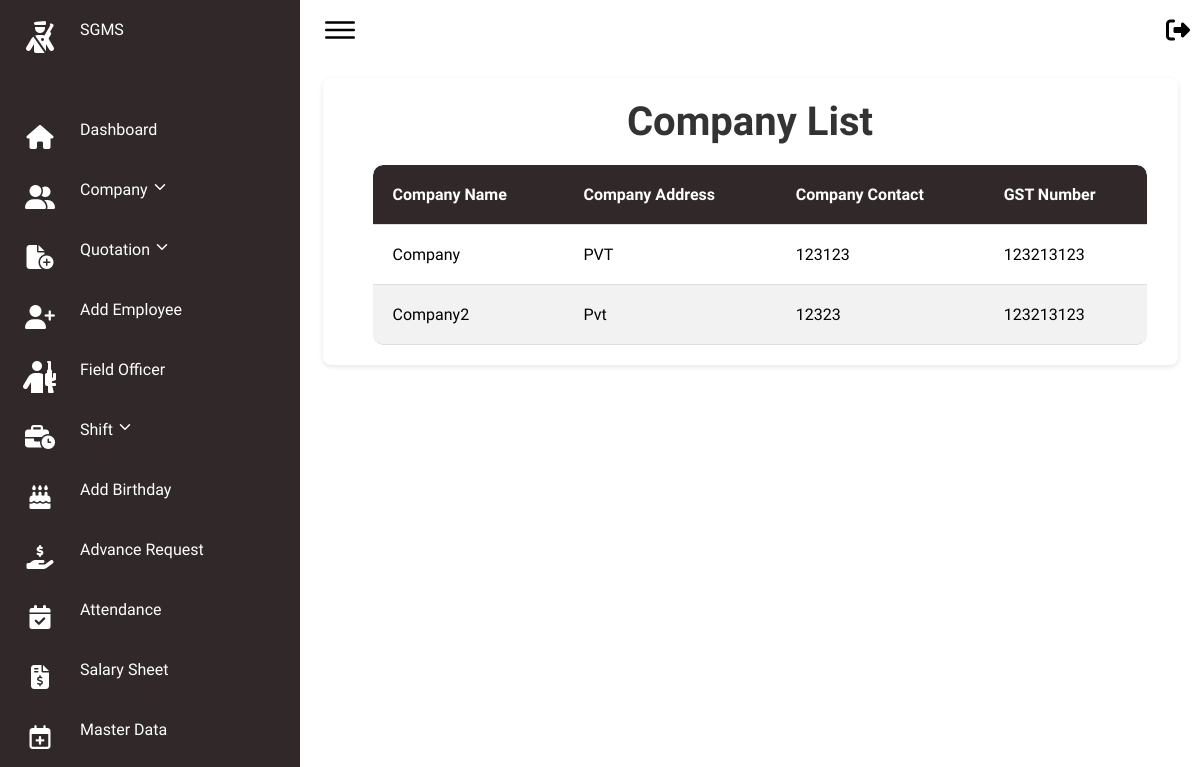
The page /companyList/ on the database as committed earlier.
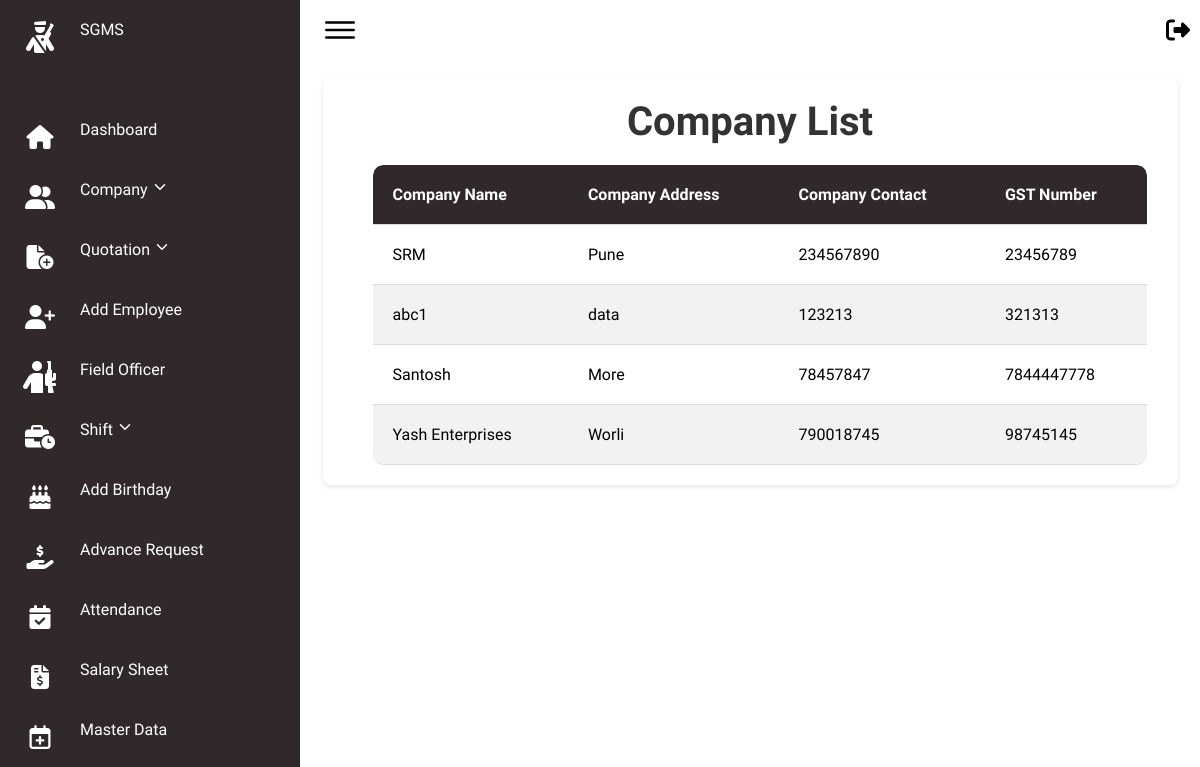
The same page on the database as committed later.
### secman/models.py (models this page shows, shortened)
class UserProfile(models.Model):
    USER_TYPES = (
        ('hod', 'HOD'),
        ('fo', 'Field Officer'),
        ('company', 'Company'),
    )
    user = models.OneToOneField(User, on_delete=models.CASCADE)
    user_type = models.CharField(max_length=20, choices=USER_TYPES, default='fo')
    contact = models.CharField(max_length=12)
    gst_or_emergency = models.CharField(max_length=20)

### secman/views.py (the view)
# urls.py: path('companyList/',views.companyList,name='companyList'),
def companyList(request):
    companies = UserProfile.objects.filter(user_type='company')
    return render(request, 'admin/companyList.html', {'companies': companies})

### secman/templates/admin/companyList.html (shortened to what this page needs)
{% extends 'admin/basead.html' %}
{% block content %}
<body>
    <div class="card">
        <h1>Company List</h1>
        <table>
            <thead>
                <tr>
                    <th>Company Name</th>
                    <th>Company Address</th>
                    <th>Company Contact</th>
                    <th>GST Number</th>
                </tr>
            </thead>
            <tbody>
                {% for company in companies %}
                <tr>
                    <td>{{ company.user.first_name }} </td>
                    <td>{{ company.user.last_name }}</td>
                    <td>{{ company.contact }}</td>
                    <td>{{ company.gst_or_emergency }}</td>
                </tr>
                {% endfor %}
            </tbody>
        </table>
    </div>
</body>
{% endblock %}

### secman/templates/admin/basead.html (shortened to what this page needs)
<!DOCTYPE html>
<html lang="en">
<head>
    <link rel="stylesheet" href="https://cdnjs.cloudflare.com/ajax/libs/font-awesome/6.4.2/css/all.min.css">
    <link rel="stylesheet" href="secman/assets/css/style.css">
</head>
<body>
    <div class="container">
        <div class="navigation">
            <ul>
                <li>
                    <a href="#">
                        <span class="icon">
                          <i class="fa-solid fa-person-military-rifle fa-2xl"></i>
                        </span>
                        <span class="title">SGMS</span>
                    </a>
                </li>
                <li>
                    <a href="{% url 'dashboard' %}">
                        <span class="icon">
                          <i class="fa-solid fa-house fa-xl"></i>
                        </span>
                        <span class="title">Dashboard</span>
                    </a>
                </li>
                <li id="company">
                  <a href="#">
                      <span class="icon">
                          <i class="fa-solid fa-user-group fa-xl"></i>
                      </span>
                      <span class="title">Company <ion-icon id="company-arrow" name="chevron-down-outline"></ion-icon></span>
                  </a>
              </li>
              <li id="quotation">
                <a href="#">
                    <span class="icon">
                        <i class="fa-solid fa-file-circle-plus fa-xl"></i>
                    </span>
                    <span class="title">Quotation <ion-icon id="quotation-arrow" name="chevron-down-outline"></ion-icon></span>
                </a>
            </li>
                <li>
                  <a href="{% url 'add_emp' %}">
                      <span class="icon">
                        <i class="fa-solid fa-user-plus fa-xl"></i>
                      </span>
                      <span class="title">Add Employee</span>
                  </a>
              </li>
              <li>
                <a href="{% url 'add_fo' %}">
                    <span class="icon">
                        <i class="fa-solid fa-person-rifle fa-2xl"></i>
                    </span>
                    <span class="title">Field Officer</span>
                </a>
            </li>
              <li id="shift">
                <a href="#">
                    <span class="icon">
                      <i class="fa-solid fa-business-time fa-xl"></i>
                    </span>
                    <span class="title">Shift <ion-icon id="company-arrow" name="chevron-down-outline"></ion-icon></span>
                </a>
            </li>
              <li>
                <a href="{% url 'addbirth' %}">
                    <span class="icon">
                      <i class="fa-solid fa-cake-candles fa-xl"></i>
                    </span>
                    <span class="title">Add Birthday</span>
                </a>
            </li>
              <li>
                <a href="{% url 'advance_requests' %}">
                    <span class="icon">
                      <i class="fa-solid fa-hand-holding-dollar fa-xl"></i>
                    </span>
                    <span class="title">Advance Request</span>
                </a>
            </li>
                <li>
                    <a href="{% url 'admin_markattendance' %}">
                        <span class="icon">
                          <i class="fa-solid fa-calendar-check fa-xl"></i>
                        </span>
                        <span class="title">Attendance</span>
                    </a>
                </li>
                <li>
                    <a href="{% url 'admin_salarysheet' %}">
                        <span class="icon">
                          <i class="fa-solid fa-file-invoice-dollar fa-xl"></i>
                        </span>
                        <span class="title">Salary Sheet</span>
                    </a>
                </li>
                <li>
                    <a href="{% url 'admin_present' %}">
                        <span class="icon">
                          <i class="fa-regular fa-calendar-plus fa-xl"></i>
                        </span>
                        <span class="title">Master Data</span>
                    </a>
                </li>
            </ul>
        </div>
        <div class="main">
            <div class="topbar">
                <div class="toggle">
                    <ion-icon name="menu-outline"></ion-icon>
                </div>
                 <div>
                  <a href="{% url 'logout' %}">
                    <span class="icon">
                      <i class="fa-solid fa-right-from-bracket fa-xl" style="color: #000000;" ></i>
                    </span>
                </a>
                </div>
            </div>
            <div class="content">
                {% block content %}{% endblock %}
            </div>
        </div>
    </div>
</body>
</html>

### secman/static/css/style.css (style rules this page uses)
* { font-family: "Ubuntu", sans-serif; margin: 0; padding: 0; box-sizing: border-box; }
:root { --blue: #2a2185; --white: #fff; --gray: #f5f5f5; --black1: #222; --black2: #999; }
body { min-height: 100vh; overflow-x: hidden; }
.container { position: relative; width: 100%; }
.navigation { position: fixed; width: 300px; height: 100%; background: var(--blue); border-left: 10px solid var(--blue); transition: 0.5s; overflow: hidden; }
.navigation ul { position: absolute; top: 0; left: 0; width: 100%; }
.navigation ul li { position: relative; width: 100%; list-style: none; border-top-left-radius: 30px; border-bottom-left-radius: 30px; }
.navigation ul li:nth-child(1) { margin-bottom: 40px; pointer-events: none; }
.navigation ul li a { position: relative; display: block; width: 100%; display: flex; text-decoration: none; color: var(--white); }
.navigation ul li a .icon { position: relative; display: block; min-width: 60px; height: 60px; line-height: 75px; text-align: center; }
.navigation ul li a .title { position: relative; display: block; padding: 0 10px; height: 60px; line-height: 60px; text-align: start; white-space: nowrap; }
.main { position: absolute; width: calc(100% - 300px); left: 300px; min-height: 100vh; background: var(--white); transition: 0.5s; }
.topbar { width: 100%; height: 60px; display: flex; justify-content: space-between; align-items: center; padding: 0 10px; }
.toggle { position: relative; width: 60px; height: 60px; display: flex; justify-content: center; align-items: center; font-size: 2.5rem; cursor: pointer; }

### secman/templates/admin/basead.html (style rules this page uses)
* { font-family: "Ubuntu", sans-serif; margin: 0; padding: 0; box-sizing: border-box; }
:root { --blue: #312929; --white: #fff; --gray: #f5f5f5; --black1: #222; --black2: #999; }
body { min-height: 100vh; overflow-x: hidden; }
.container { position: relative; width: 100%; }
.navigation { position: fixed; width: 300px; height: 100%; background: var(--blue); border-left: 10px solid var(--blue); transition: 0.5s; overflow: hidden; }
.navigation ul { position: absolute; top: 0; left: 0; width: 100%; }
.navigation ul li { position: relative; width: 100%; list-style: none; border-top-left-radius: 30px; border-bottom-left-radius: 30px; }
.navigation ul li:nth-child(1) { margin-bottom: 40px; pointer-events: none; }
.navigation ul li a { position: relative; display: block; width: 100%; display: flex; text-decoration: none; color: var(--white); }
.navigation ul li a .icon { position: relative; display: block; min-width: 60px; height: 60px; line-height: 75px; text-align: center; }
.navigation ul li a .title { position: relative; display: block; padding: 0 10px; height: 60px; line-height: 60px; text-align: start; white-space: nowrap; }
.main { position: absolute; width: calc(100% - 300px); left: 300px; min-height: 100vh; background: var(--white); transition: 0.5s; }
.topbar { width: 100%; height: 60px; display: flex; justify-content: space-between; align-items: center; padding: 0 10px; }
.toggle { position: relative; width: 60px; height: 60px; display: flex; justify-content: center; align-items: center; font-size: 2.5rem; cursor: pointer; }
.navigation ul li .title { position: relative; display: flex; align-items: center; padding: 0 10px; height: 60px; line-height: 60px; text-align: start; white-space: nowrap; }

### secman/templates/admin/companyList.html (style rules this page uses)
h1 { text-align: center; color: #333333; font-size: 2.5em; margin-bottom: 20px; }
.card { width: 95%; margin: 2% auto; padding: 20px; background: #fff; border-radius: 8px; box-shadow: 0 2px 5px rgba(0, 0, 0, 0.1); animation: fadeIn 1s ease-in; }
table { width: 95%; margin-left: 30px; border-collapse: separate; border-spacing: 0; margin-top: 20px; animation: grow 1s ease-in-out; border-radius: 10px; overflow: hidden; }
th, td { padding: 20px; text-align: left; border-bottom: 1px solid #dddddd; }
th { background-color: #312929; color: #ffffff; }
tr:nth-child(even) { background-color: #f2f2f2; }
td { position: relative; }
td:before { content: ''; position: absolute; left: 0; bottom: 0; height: 2px; width: 0; background-color: #000000; }
th:first-child { border-top-left-radius: 10px; }
th:last-child { border-top-right-radius: 10px; }
tr:last-child td:first-child { border-bottom-left-radius: 10px; }
tr:last-child td:last-child { border-bottom-right-radius: 10px; }

Rows that differ between the two databases and show on the page:
changed UserProfile: user.first_name "Company" → "SRM"; user.last_name "PVT" → "Pune"; contact "123123" → "234567890"; gst_or_emergency "123213123" → "23456789"
changed UserProfile: user.first_name "Company2" → "abc1"; user.last_name "Pvt" → "data"; contact "12323" → "123213"; gst_or_emergency "123213123" → "321313"
added UserProfile: user.first_name "Santosh", user.last_name "More", contact "78457847", gst_or_emergency "7844447778"
added UserProfile: user.first_name "Yash Enterprises", user.last_name "Worli", contact "790018745", gst_or_emergency "98745145"
